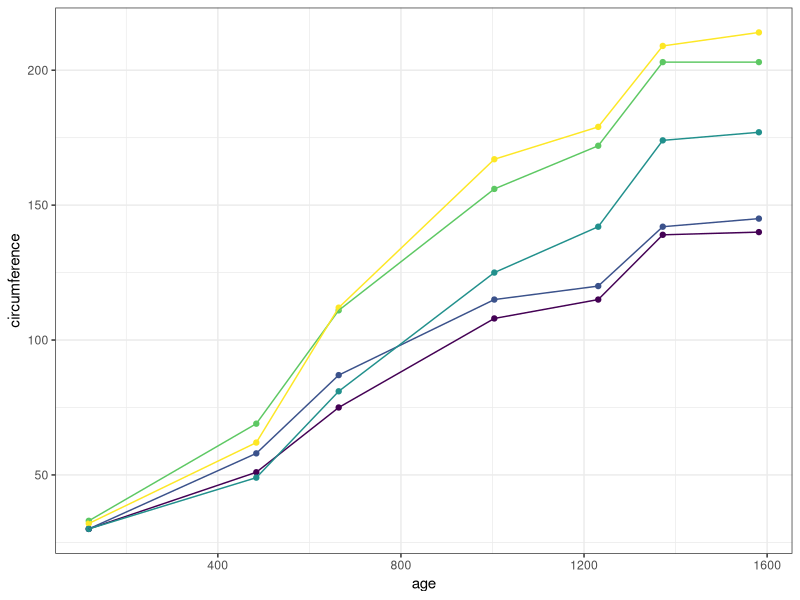
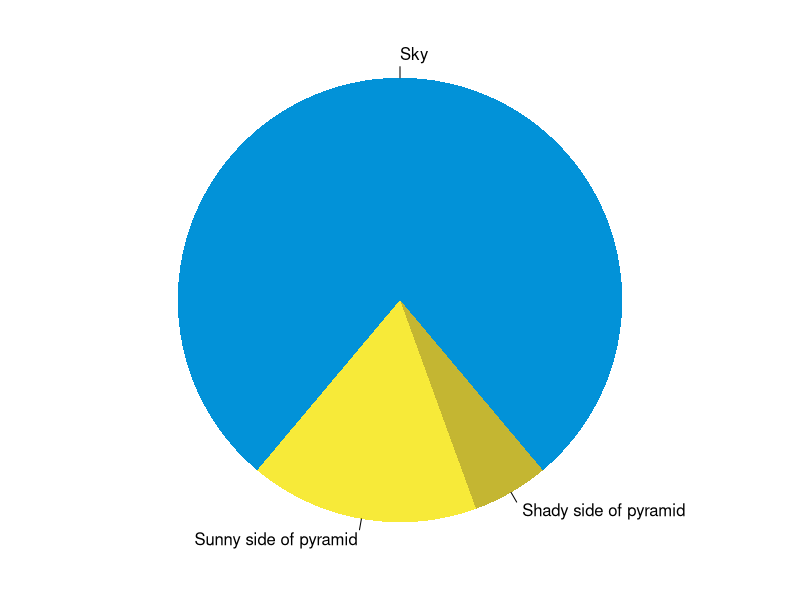

The R script that drew these images, in order:
## ---- chunk 1
summary(Orange)
## ---- chunk 2
library(ggplot2)
ggplot(Orange, aes(x = age, 
                   y = circumference, 
                   color = Tree)) +
  geom_point() +
  geom_line() +
  guides(color = FALSE) +
  theme_bw()
## ---- chunk 3
knitr::opts_chunk$set(collapse = TRUE)
## ---- chunk 4
summary(cars)
fit <- lm(dist ~ speed, data = cars)
fit
## ---- chunk 5
par(mar = c(0, 1, 0, 1))
pie(
  c(280, 60, 20),
  c('Sky', 'Sunny side of pyramid', 'Shady side of pyramid'),
  col = c('#0292D8', '#F7EA39', '#C4B632'),
  init.angle = -50, border = NA
)
